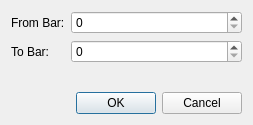
<?xml version="1.0" encoding="UTF-8"?>
<ui version="4.0">
 <class>LoopDialog</class>
 <widget class="QDialog" name="LoopDialog">
  <property name="geometry">
   <rect>
    <x>0</x>
    <y>0</y>
    <width>253</width>
    <height>125</height>
   </rect>
  </property>
  <property name="windowTitle">
   <string>Loop Bars</string>
  </property>
  <layout class="QGridLayout" name="gridLayout">
   <item row="0" column="0">
    <layout class="QFormLayout" name="formLayout">
     <item row="0" column="0">
      <widget class="QLabel" name="lblFrm">
       <property name="text">
        <string>From Bar:</string>
       </property>
      </widget>
     </item>
     <item row="0" column="1">
      <widget class="QSpinBox" name="spinFrom"/>
     </item>
     <item row="1" column="0">
      <widget class="QLabel" name="lblTo">
       <property name="text">
        <string>To Bar:</string>
       </property>
      </widget>
     </item>
     <item row="1" column="1">
      <widget class="QSpinBox" name="spinTo"/>
     </item>
    </layout>
   </item>
   <item row="1" column="0">
    <widget class="QDialogButtonBox" name="buttonBox">
     <property name="orientation">
      <enum>Qt::Horizontal</enum>
     </property>
     <property name="standardButtons">
      <set>QDialogButtonBox::Cancel|QDialogButtonBox::Ok</set>
     </property>
    </widget>
   </item>
  </layout>
 </widget>
 <resources/>
 <connections>
  <connection>
   <sender>buttonBox</sender>
   <signal>accepted()</signal>
   <receiver>LoopDialog</receiver>
   <slot>accept()</slot>
   <hints>
    <hint type="sourcelabel">
     <x>248</x>
     <y>254</y>
    </hint>
    <hint type="destinationlabel">
     <x>157</x>
     <y>274</y>
    </hint>
   </hints>
  </connection>
  <connection>
   <sender>buttonBox</sender>
   <signal>rejected()</signal>
   <receiver>LoopDialog</receiver>
   <slot>reject()</slot>
   <hints>
    <hint type="sourcelabel">
     <x>316</x>
     <y>260</y>
    </hint>
    <hint type="destinationlabel">
     <x>286</x>
     <y>274</y>
    </hint>
   </hints>
  </connection>
 </connections>
</ui>
